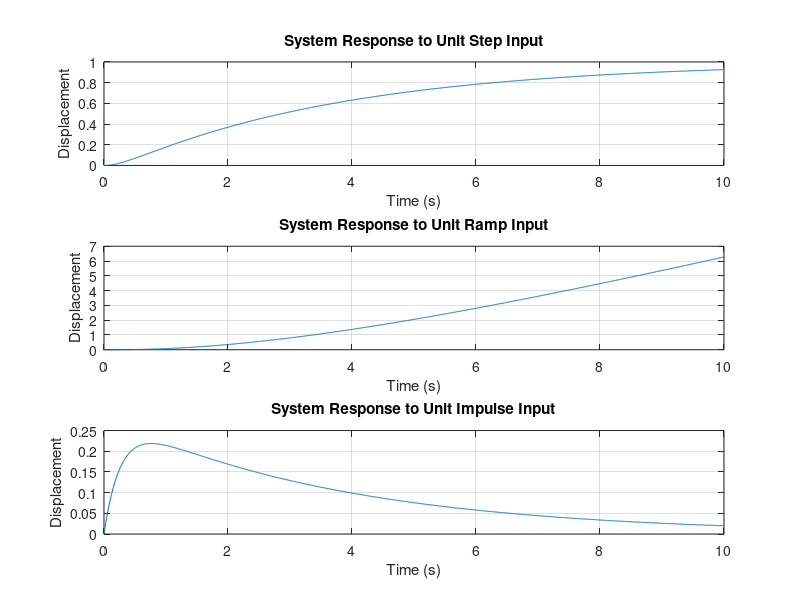

Write MATLAB code to recreate this figure.
% Given parameters
m = 1; % mass (kg)
k = 1; % spring constant (N/m)
b = 4; % damping coefficient (chosen)

% Define the transfer function
num = 1;
den = [m, b, k];
sys = tf(num, den);

% Define time vector
t = 0:0.01:10; % Time from 0 to 10 seconds with 0.01s intervals

% System responses to different excitations
unit_step_response = step(sys, t);
unit_ramp_response = lsim(sys, t, t);
unit_impulse_response = impulse(sys, t);

% Plot system responses
figure;
subplot(3,1,1);
plot(t, unit_step_response);
title('System Response to Unit Step Input');
xlabel('Time (s)');
ylabel('Displacement');
grid on;

subplot(3,1,2);
plot(t, unit_ramp_response);
title('System Response to Unit Ramp Input');
xlabel('Time (s)');
ylabel('Displacement');
grid on;

subplot(3,1,3);
plot(t, unit_impulse_response);
title('System Response to Unit Impulse Input');
xlabel('Time (s)');
ylabel('Displacement');
grid on;
